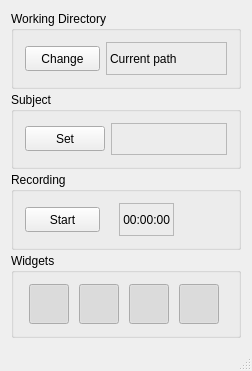
<?xml version="1.0" encoding="UTF-8"?>
<ui version="4.0">
 <class>MainWindow</class>
 <widget class="QMainWindow" name="MainWindow">
  <property name="geometry">
   <rect>
    <x>0</x>
    <y>0</y>
    <width>252</width>
    <height>371</height>
   </rect>
  </property>
  <property name="windowTitle">
   <string>MainWindow</string>
  </property>
  <property name="autoFillBackground">
   <bool>false</bool>
  </property>
  <widget class="QWidget" name="centralWidget">
   <layout class="QGridLayout" name="gridLayout_2">
    <item row="0" column="0">
     <layout class="QGridLayout" name="gridLayout">
      <property name="verticalSpacing">
       <number>3</number>
      </property>
      <item row="0" column="0">
       <widget class="QGroupBox" name="pwdBox">
        <property name="minimumSize">
         <size>
          <width>0</width>
          <height>75</height>
         </size>
        </property>
        <property name="title">
         <string>Working Directory</string>
        </property>
        <layout class="QHBoxLayout" name="horizontalLayout">
         <item>
          <widget class="QPushButton" name="changePwdButton">
           <property name="sizePolicy">
            <sizepolicy hsizetype="Fixed" vsizetype="Fixed">
             <horstretch>0</horstretch>
             <verstretch>0</verstretch>
            </sizepolicy>
           </property>
           <property name="minimumSize">
            <size>
             <width>75</width>
             <height>25</height>
            </size>
           </property>
           <property name="maximumSize">
            <size>
             <width>75</width>
             <height>25</height>
            </size>
           </property>
           <property name="toolTip">
            <string>Change working directory; output files will be stored under this directory</string>
           </property>
           <property name="statusTip">
            <string/>
           </property>
           <property name="whatsThis">
            <string/>
           </property>
           <property name="text">
            <string>Change</string>
           </property>
          </widget>
         </item>
         <item>
          <widget class="QLabel" name="pwd">
           <property name="sizePolicy">
            <sizepolicy hsizetype="Preferred" vsizetype="Preferred">
             <horstretch>0</horstretch>
             <verstretch>0</verstretch>
            </sizepolicy>
           </property>
           <property name="toolTip">
            <string>Current working directory</string>
           </property>
           <property name="statusTip">
            <string/>
           </property>
           <property name="whatsThis">
            <string/>
           </property>
           <property name="frameShape">
            <enum>QFrame::StyledPanel</enum>
           </property>
           <property name="frameShadow">
            <enum>QFrame::Plain</enum>
           </property>
           <property name="midLineWidth">
            <number>0</number>
           </property>
           <property name="text">
            <string>Current path</string>
           </property>
           <property name="scaledContents">
            <bool>true</bool>
           </property>
           <property name="wordWrap">
            <bool>true</bool>
           </property>
           <property name="margin">
            <number>0</number>
           </property>
          </widget>
         </item>
        </layout>
       </widget>
      </item>
      <item row="1" column="0">
       <widget class="QGroupBox" name="subjectBox">
        <property name="minimumSize">
         <size>
          <width>0</width>
          <height>75</height>
         </size>
        </property>
        <property name="title">
         <string>Subject</string>
        </property>
        <layout class="QHBoxLayout" name="horizontalLayout_2">
         <item>
          <widget class="QPushButton" name="changeSubjectButton">
           <property name="sizePolicy">
            <sizepolicy hsizetype="Fixed" vsizetype="Fixed">
             <horstretch>0</horstretch>
             <verstretch>0</verstretch>
            </sizepolicy>
           </property>
           <property name="minimumSize">
            <size>
             <width>0</width>
             <height>25</height>
            </size>
           </property>
           <property name="toolTip">
            <string>Set subject id</string>
           </property>
           <property name="statusTip">
            <string/>
           </property>
           <property name="whatsThis">
            <string/>
           </property>
           <property name="text">
            <string>Set</string>
           </property>
          </widget>
         </item>
         <item>
          <widget class="QLabel" name="subject">
           <property name="toolTip">
            <string>Current subject id</string>
           </property>
           <property name="statusTip">
            <string/>
           </property>
           <property name="whatsThis">
            <string/>
           </property>
           <property name="frameShape">
            <enum>QFrame::StyledPanel</enum>
           </property>
           <property name="text">
            <string/>
           </property>
           <property name="wordWrap">
            <bool>true</bool>
           </property>
          </widget>
         </item>
        </layout>
       </widget>
      </item>
      <item row="2" column="0">
       <widget class="QGroupBox" name="recordingBox">
        <property name="sizePolicy">
         <sizepolicy hsizetype="Preferred" vsizetype="Preferred">
          <horstretch>0</horstretch>
          <verstretch>0</verstretch>
         </sizepolicy>
        </property>
        <property name="minimumSize">
         <size>
          <width>0</width>
          <height>75</height>
         </size>
        </property>
        <property name="title">
         <string>Recording</string>
        </property>
        <layout class="QHBoxLayout" name="horizontalLayout_3">
         <item>
          <widget class="QToolButton" name="recordingToggle">
           <property name="sizePolicy">
            <sizepolicy hsizetype="Fixed" vsizetype="Fixed">
             <horstretch>0</horstretch>
             <verstretch>0</verstretch>
            </sizepolicy>
           </property>
           <property name="minimumSize">
            <size>
             <width>75</width>
             <height>25</height>
            </size>
           </property>
           <property name="toolTip">
            <string>Start / stop recording</string>
           </property>
           <property name="statusTip">
            <string/>
           </property>
           <property name="whatsThis">
            <string/>
           </property>
           <property name="text">
            <string>Start</string>
           </property>
           <property name="checkable">
            <bool>true</bool>
           </property>
          </widget>
         </item>
         <item>
          <spacer name="horizontalSpacer_3">
           <property name="orientation">
            <enum>Qt::Horizontal</enum>
           </property>
           <property name="sizeType">
            <enum>QSizePolicy::Fixed</enum>
           </property>
           <property name="sizeHint" stdset="0">
            <size>
             <width>13</width>
             <height>20</height>
            </size>
           </property>
          </spacer>
         </item>
         <item>
          <widget class="QLabel" name="elapsedTime">
           <property name="toolTip">
            <string>Elapsed recording time</string>
           </property>
           <property name="statusTip">
            <string/>
           </property>
           <property name="whatsThis">
            <string/>
           </property>
           <property name="frameShape">
            <enum>QFrame::StyledPanel</enum>
           </property>
           <property name="text">
            <string>00:00:00</string>
           </property>
           <property name="alignment">
            <set>Qt::AlignRight|Qt::AlignTrailing|Qt::AlignVCenter</set>
           </property>
          </widget>
         </item>
         <item>
          <spacer name="horizontalSpacer_2">
           <property name="orientation">
            <enum>Qt::Horizontal</enum>
           </property>
           <property name="sizeType">
            <enum>QSizePolicy::Fixed</enum>
           </property>
           <property name="sizeHint" stdset="0">
            <size>
             <width>13</width>
             <height>20</height>
            </size>
           </property>
          </spacer>
         </item>
         <item>
          <widget class="QFrame" name="blinkerFrame">
           <property name="minimumSize">
            <size>
             <width>25</width>
             <height>25</height>
            </size>
           </property>
           <property name="maximumSize">
            <size>
             <width>25</width>
             <height>25</height>
            </size>
           </property>
           <property name="frameShape">
            <enum>QFrame::NoFrame</enum>
           </property>
           <property name="frameShadow">
            <enum>QFrame::Plain</enum>
           </property>
           <layout class="QVBoxLayout" name="verticalLayout">
            <property name="spacing">
             <number>0</number>
            </property>
            <property name="leftMargin">
             <number>0</number>
            </property>
            <property name="topMargin">
             <number>0</number>
            </property>
            <property name="rightMargin">
             <number>0</number>
            </property>
            <property name="bottomMargin">
             <number>0</number>
            </property>
            <item>
             <widget class="QLabel" name="blinker">
              <property name="sizePolicy">
               <sizepolicy hsizetype="Fixed" vsizetype="Fixed">
                <horstretch>0</horstretch>
                <verstretch>0</verstretch>
               </sizepolicy>
              </property>
              <property name="minimumSize">
               <size>
                <width>25</width>
                <height>25</height>
               </size>
              </property>
              <property name="maximumSize">
               <size>
                <width>25</width>
                <height>25</height>
               </size>
              </property>
              <property name="toolTip">
               <string>Recording indicator</string>
              </property>
              <property name="statusTip">
               <string/>
              </property>
              <property name="whatsThis">
               <string/>
              </property>
              <property name="text">
               <string/>
              </property>
              <property name="textFormat">
               <enum>Qt::RichText</enum>
              </property>
              <property name="pixmap">
               <pixmap resource="../resources.qrc">:/icons/blinker.png</pixmap>
              </property>
              <property name="scaledContents">
               <bool>true</bool>
              </property>
              <property name="alignment">
               <set>Qt::AlignCenter</set>
              </property>
             </widget>
            </item>
           </layout>
          </widget>
         </item>
         <item>
          <spacer name="horizontalSpacer">
           <property name="orientation">
            <enum>Qt::Horizontal</enum>
           </property>
           <property name="sizeHint" stdset="0">
            <size>
             <width>40</width>
             <height>20</height>
            </size>
           </property>
          </spacer>
         </item>
        </layout>
       </widget>
      </item>
      <item row="3" column="0">
       <widget class="QGroupBox" name="widgetBox">
        <property name="minimumSize">
         <size>
          <width>0</width>
          <height>75</height>
         </size>
        </property>
        <property name="title">
         <string>Widgets</string>
        </property>
        <layout class="QGridLayout" name="gridLayout_3">
         <item row="0" column="0">
          <widget class="QPushButton" name="leftEyeCam">
           <property name="sizePolicy">
            <sizepolicy hsizetype="Fixed" vsizetype="Fixed">
             <horstretch>0</horstretch>
             <verstretch>0</verstretch>
            </sizepolicy>
           </property>
           <property name="minimumSize">
            <size>
             <width>0</width>
             <height>40</height>
            </size>
           </property>
           <property name="maximumSize">
            <size>
             <width>40</width>
             <height>40</height>
            </size>
           </property>
           <property name="toolTip">
            <string>Toggle Left Eye Cam Widget</string>
           </property>
           <property name="statusTip">
            <string/>
           </property>
           <property name="whatsThis">
            <string/>
           </property>
           <property name="styleSheet">
            <string notr="true"/>
           </property>
           <property name="text">
            <string/>
           </property>
           <property name="icon">
            <iconset resource="../resources.qrc">
             <normaloff>:/icons/lEyeWidget.png</normaloff>:/icons/lEyeWidget.png</iconset>
           </property>
           <property name="iconSize">
            <size>
             <width>33</width>
             <height>33</height>
            </size>
           </property>
           <property name="checkable">
            <bool>true</bool>
           </property>
           <property name="checked">
            <bool>true</bool>
           </property>
           <property name="default">
            <bool>false</bool>
           </property>
           <property name="flat">
            <bool>false</bool>
           </property>
          </widget>
         </item>
         <item row="0" column="1">
          <widget class="QPushButton" name="rightEyeCam">
           <property name="sizePolicy">
            <sizepolicy hsizetype="Fixed" vsizetype="Fixed">
             <horstretch>0</horstretch>
             <verstretch>0</verstretch>
            </sizepolicy>
           </property>
           <property name="minimumSize">
            <size>
             <width>40</width>
             <height>40</height>
            </size>
           </property>
           <property name="maximumSize">
            <size>
             <width>40</width>
             <height>40</height>
            </size>
           </property>
           <property name="toolTip">
            <string>Toggle Right Eye Cam Widget</string>
           </property>
           <property name="statusTip">
            <string/>
           </property>
           <property name="whatsThis">
            <string/>
           </property>
           <property name="text">
            <string/>
           </property>
           <property name="icon">
            <iconset resource="../resources.qrc">
             <normaloff>:/icons/rEyeWidget.png</normaloff>:/icons/rEyeWidget.png</iconset>
           </property>
           <property name="iconSize">
            <size>
             <width>33</width>
             <height>33</height>
            </size>
           </property>
           <property name="checkable">
            <bool>true</bool>
           </property>
           <property name="checked">
            <bool>true</bool>
           </property>
          </widget>
         </item>
         <item row="0" column="2">
          <widget class="QPushButton" name="fieldCam">
           <property name="sizePolicy">
            <sizepolicy hsizetype="Fixed" vsizetype="Fixed">
             <horstretch>0</horstretch>
             <verstretch>0</verstretch>
            </sizepolicy>
           </property>
           <property name="minimumSize">
            <size>
             <width>40</width>
             <height>40</height>
            </size>
           </property>
           <property name="maximumSize">
            <size>
             <width>40</width>
             <height>40</height>
            </size>
           </property>
           <property name="toolTip">
            <string>Toggle Field Cam Widget</string>
           </property>
           <property name="statusTip">
            <string/>
           </property>
           <property name="whatsThis">
            <string/>
           </property>
           <property name="text">
            <string/>
           </property>
           <property name="icon">
            <iconset resource="../resources.qrc">
             <normaloff>:/icons/fieldWidget.png</normaloff>:/icons/fieldWidget.png</iconset>
           </property>
           <property name="iconSize">
            <size>
             <width>33</width>
             <height>33</height>
            </size>
           </property>
           <property name="checkable">
            <bool>true</bool>
           </property>
           <property name="checked">
            <bool>true</bool>
           </property>
          </widget>
         </item>
         <item row="0" column="3">
          <widget class="QPushButton" name="gazeEstimation">
           <property name="sizePolicy">
            <sizepolicy hsizetype="Fixed" vsizetype="Fixed">
             <horstretch>0</horstretch>
             <verstretch>0</verstretch>
            </sizepolicy>
           </property>
           <property name="minimumSize">
            <size>
             <width>40</width>
             <height>40</height>
            </size>
           </property>
           <property name="maximumSize">
            <size>
             <width>40</width>
             <height>40</height>
            </size>
           </property>
           <property name="toolTip">
            <string>Toggle Gaze Estimation Widget</string>
           </property>
           <property name="statusTip">
            <string/>
           </property>
           <property name="whatsThis">
            <string/>
           </property>
           <property name="text">
            <string/>
           </property>
           <property name="icon">
            <iconset resource="../resources.qrc">
             <normaloff>:/icons/gazeEstimationWidget.png</normaloff>:/icons/gazeEstimationWidget.png</iconset>
           </property>
           <property name="iconSize">
            <size>
             <width>33</width>
             <height>33</height>
            </size>
           </property>
           <property name="checkable">
            <bool>true</bool>
           </property>
           <property name="checked">
            <bool>true</bool>
           </property>
          </widget>
         </item>
        </layout>
       </widget>
      </item>
     </layout>
    </item>
   </layout>
  </widget>
  <widget class="QMenuBar" name="menuBar">
   <property name="geometry">
    <rect>
     <x>0</x>
     <y>0</y>
     <width>252</width>
     <height>20</height>
    </rect>
   </property>
  </widget>
  <widget class="QStatusBar" name="statusBar"/>
 </widget>
 <layoutdefault spacing="6" margin="11"/>
 <resources>
  <include location="../resources.qrc"/>
 </resources>
 <connections/>
</ui>
